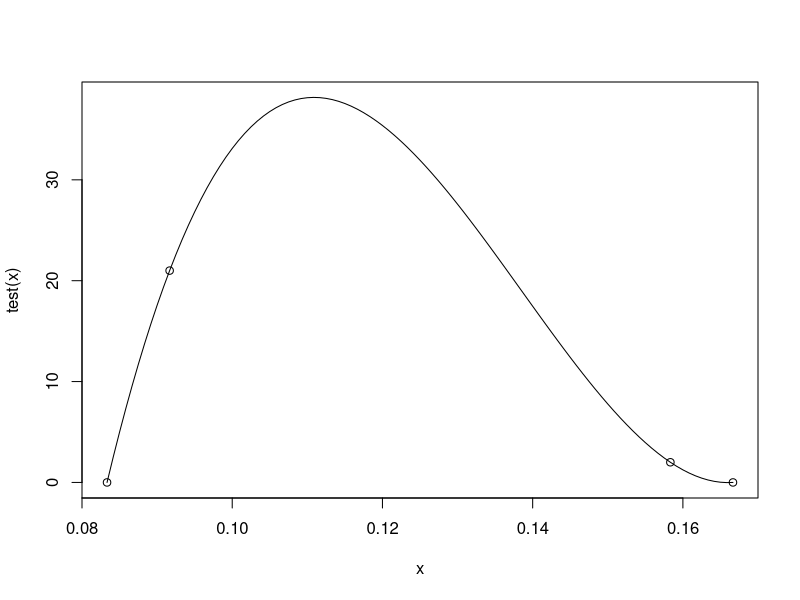
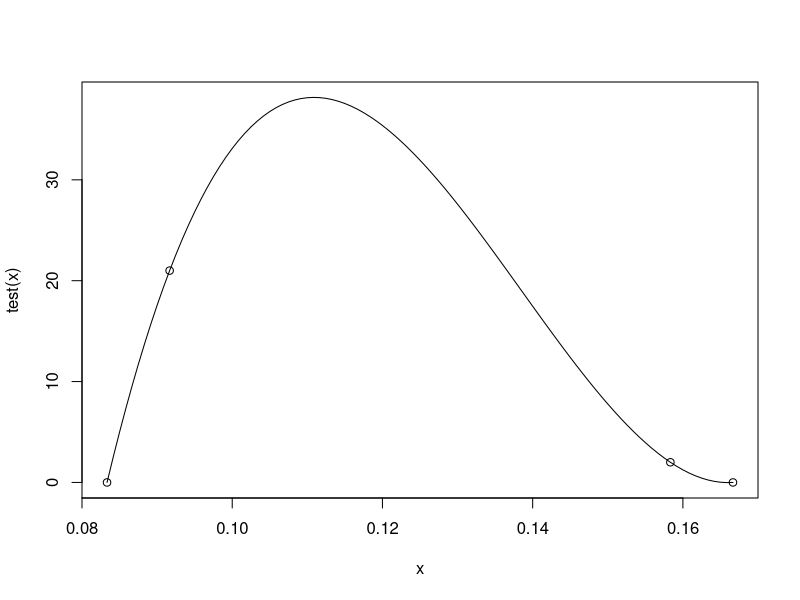
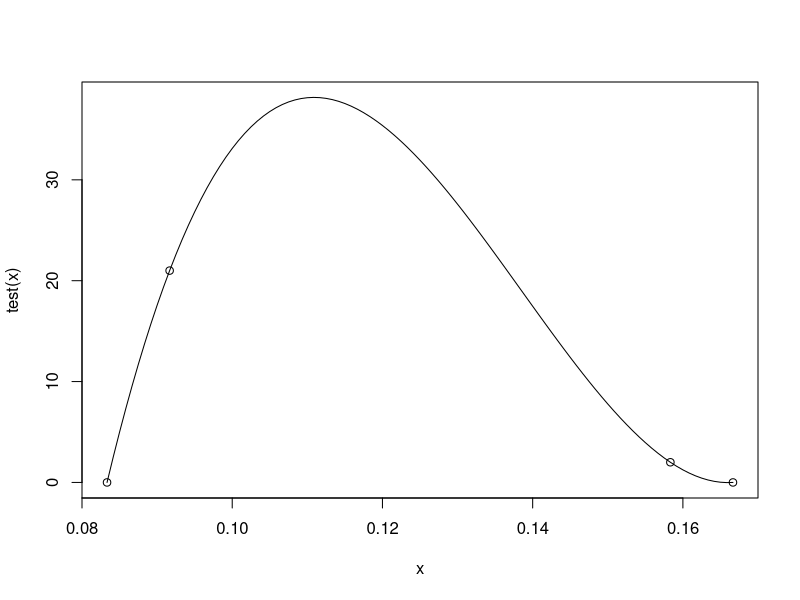
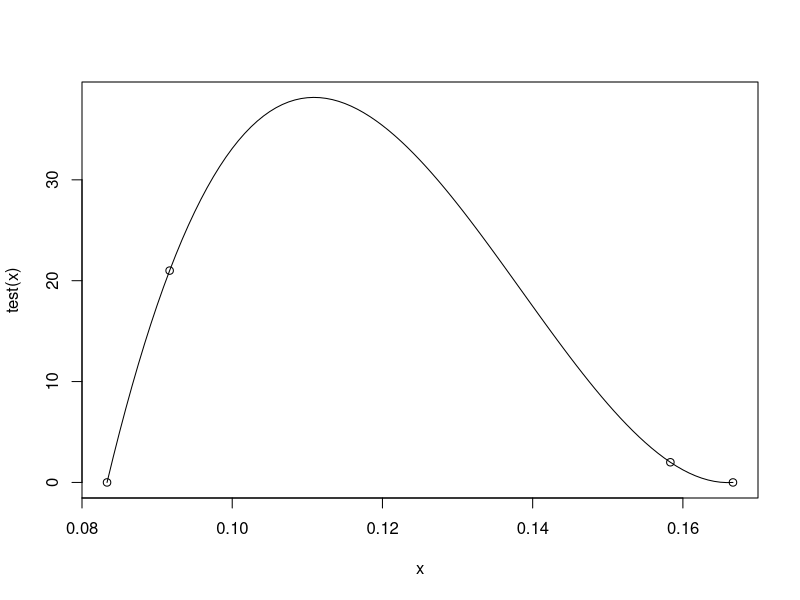
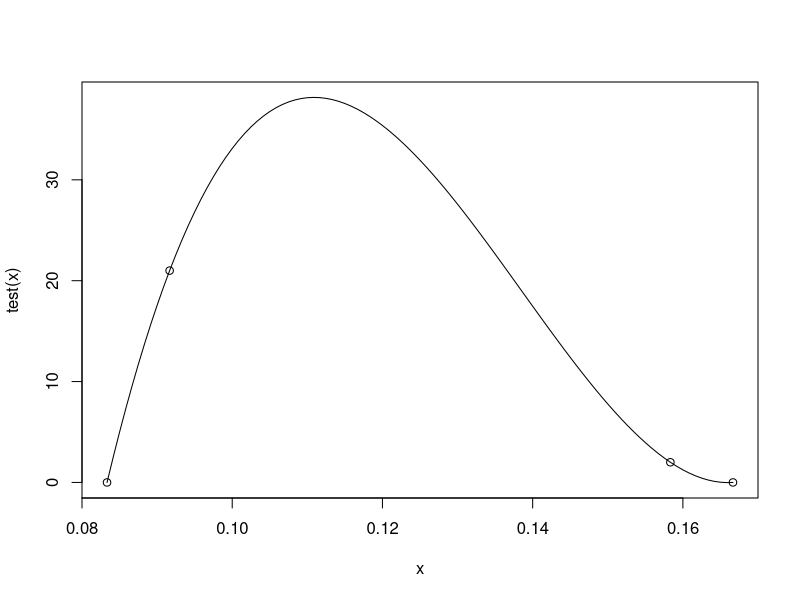
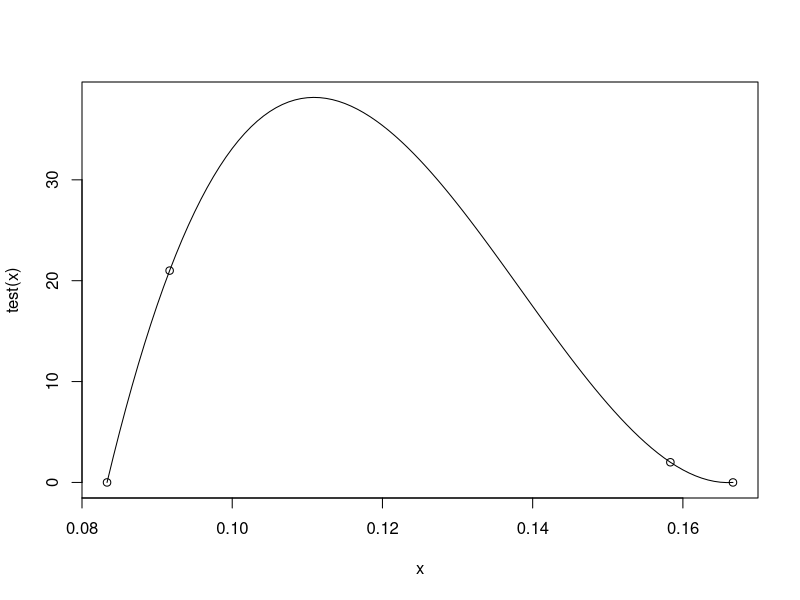
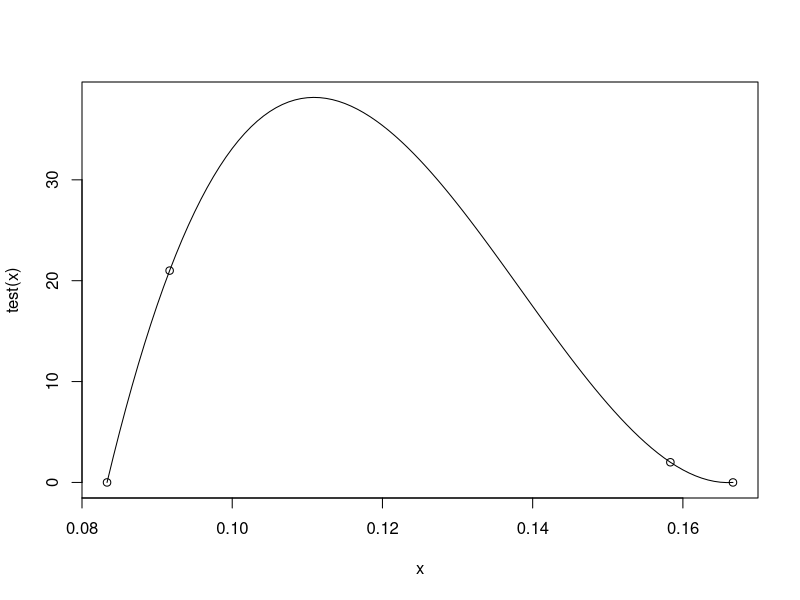

These charts were generated, in order, by the following R code:

###########################################################################################################
#                             TINKER FUNCTIONS TO DESCRIBE VARYING CONDITIONS                             #
###########################################################################################################


#*************************************
# FeOH3A addition
#*************************************

### tinker function
myfunc <- function(p){
  # timesteps
  x <- c(1/12, 1.1/12, 1.9/12, 2/12)
  # related conditions (fluxes at upper boundary)
  y <- c(0, p, 2, 0)
  # get fitted function
  test <- splinefun(x, y)
    # draw function and fixed points
    curve(test, x[1], x[length(x)])
    points(x, y)
  # set condition to be minimized
  integrate(f=test, lower=x[1], upper=x[length(x)])$value - 1.8
}

optimize(f=myfunc, interval=c(21.000, 21.001))

### formulate fitted function 
  x <- c(1/12, 1.1/12, 1.9/12, 2/12)
  y <- c(0, 21.00005, 2, 0)
  Fe_addition <<- splinefun(x, y)

### check inegral: added iron
integrate(Fe_addition, 1/12, 2/12)
